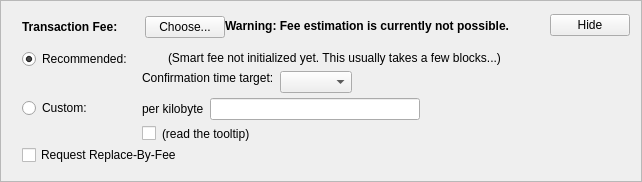
    <widget class="QFrame" name="frameFee">
     <property name="frameShape">
      <enum>QFrame::StyledPanel</enum>
     </property>
     <property name="frameShadow">
      <enum>QFrame::Raised</enum>
     </property>
     <layout class="QVBoxLayout" name="verticalLayout_5">
      <item>
       <layout class="QVBoxLayout" name="verticalLayoutFee2" stretch="0,0,0">
        <property name="spacing">
         <number>0</number>
        </property>
        <property name="leftMargin">
         <number>10</number>
        </property>
        <property name="topMargin">
         <number>0</number>
        </property>
        <item>
         <layout class="QHBoxLayout" name="horizontalLayoutFee1">
          <property name="bottomMargin">
           <number>0</number>
          </property>
          <item>
           <layout class="QVBoxLayout" name="verticalLayoutFee7">
            <property name="spacing">
             <number>0</number>
            </property>
            <item>
             <spacer name="verticalSpacerSmartFee">
              <property name="orientation">
               <enum>Qt::Vertical</enum>
              </property>
              <property name="sizeType">
               <enum>QSizePolicy::Fixed</enum>
              </property>
              <property name="sizeHint" stdset="0">
               <size>
                <width>1</width>
                <height>4</height>
               </size>
              </property>
             </spacer>
            </item>
            <item>
             <layout class="QHBoxLayout" name="horizontalLayoutSmartFee">
              <property name="spacing">
               <number>10</number>
              </property>
              <item>
               <widget class="QLabel" name="labelFeeHeadline">
                <property name="sizePolicy">
                 <sizepolicy hsizetype="Preferred" vsizetype="Maximum">
                  <horstretch>0</horstretch>
                  <verstretch>0</verstretch>
                 </sizepolicy>
                </property>
                <property name="font">
                 <font>
                  <weight>75</weight>
                  <bold>true</bold>
                 </font>
                </property>
                <property name="styleSheet">
                 <string notr="true">font-weight:bold;</string>
                </property>
                <property name="text">
                 <string>Transaction Fee:</string>
                </property>
               </widget>
              </item>
              <item>
               <widget class="QLabel" name="labelFeeMinimized">
                <property name="text">
                 <string/>
                </property>
               </widget>
              </item>
              <item>
               <widget class="QPushButton" name="buttonChooseFee">
                <property name="text">
                 <string>Choose...</string>
                </property>
               </widget>
              </item>
             </layout>
            </item>
            <item>
             <spacer name="verticalSpacer_5">
              <property name="orientation">
               <enum>Qt::Vertical</enum>
              </property>
              <property name="sizeHint" stdset="0">
               <size>
                <width>1</width>
                <height>1</height>
               </size>
              </property>
             </spacer>
            </item>
           </layout>
          </item>
          <item>
           <widget class="QLabel" name="fallbackFeeWarningLabel">
            <property name="font">
             <font>
              <weight>75</weight>
              <bold>true</bold>
             </font>
            </property>
            <property name="toolTip">
             <string>Using the fallbackfee can result in sending a transaction that will take several hours or days (or never) to confirm. Consider choosing your fee manually or wait until you have validated the complete chain.</string>
            </property>
            <property name="text">
             <string>Warning: Fee estimation is currently not possible.</string>
            </property>
            <property name="wordWrap">
             <bool>false</bool>
            </property>
           </widget>
          </item>
          <item>
           <spacer name="horizontalSpacer_5">
            <property name="orientation">
             <enum>Qt::Horizontal</enum>
            </property>
            <property name="sizeType">
             <enum>QSizePolicy::MinimumExpanding</enum>
            </property>
            <property name="sizeHint" stdset="0">
             <size>
              <width>40</width>
              <height>20</height>
             </size>
            </property>
           </spacer>
          </item>
          <item>
           <widget class="QPushButton" name="buttonMinimizeFee">
            <property name="toolTip">
             <string>collapse fee-settings</string>
            </property>
            <property name="text">
             <string>Hide</string>
            </property>
           </widget>
          </item>
         </layout>
        </item>
        <item>
         <widget class="QFrame" name="frameFeeSelection">
          <layout class="QVBoxLayout" name="verticalLayoutFee12">
           <property name="spacing">
            <number>0</number>
           </property>
           <property name="leftMargin">
            <number>0</number>
           </property>
           <property name="topMargin">
            <number>0</number>
           </property>
           <property name="rightMargin">
            <number>0</number>
           </property>
           <property name="bottomMargin">
            <number>0</number>
           </property>
           <item>
            <layout class="QGridLayout" name="gridLayoutFee">
             <property name="topMargin">
              <number>10</number>
             </property>
             <property name="bottomMargin">
              <number>4</number>
             </property>
             <property name="horizontalSpacing">
              <number>10</number>
             </property>
             <property name="verticalSpacing">
              <number>4</number>
             </property>
             <item row="1" column="1">
              <layout class="QVBoxLayout" name="verticalLayoutFee8">
               <property name="spacing">
                <number>6</number>
               </property>
               <item>
                <layout class="QHBoxLayout" name="horizontalLayoutFee13">
                 <item>
                  <widget class="QLabel" name="labelCustomPerKilobyte">
                   <property name="toolTip">
                    <string>If the custom fee is set to 1000 satoshis and the transaction is only 250 bytes, then &quot;per kilobyte&quot; only pays 250 satoshis in fee, while &quot;total at least&quot; pays 1000 satoshis. For transactions bigger than a kilobyte both pay by kilobyte.</string>
                   </property>
                   <property name="text">
                    <string>per kilobyte</string>
                   </property>
                  </widget>
                 </item>
                 <item>
                  <widget class="AstralAmountField" name="customFee"/>
                 </item>
                 <item>
                  <spacer name="horizontalSpacer_6">
                   <property name="orientation">
                    <enum>Qt::Horizontal</enum>
                   </property>
                   <property name="sizeHint" stdset="0">
                    <size>
                     <width>1</width>
                     <height>1</height>
                    </size>
                   </property>
                  </spacer>
                 </item>
                </layout>
               </item>
               <item>
                <layout class="QHBoxLayout" name="horizontalLayoutFee8">
                 <item>
                  <widget class="QCheckBox" name="checkBoxMinimumFee">
                   <property name="toolTip">
                    <string>Paying only the minimum fee is just fine as long as there is less transaction volume than space in the blocks. But be aware that this can end up in a never confirming transaction once there is more demand for astral transactions than the network can process.</string>
                   </property>
                   <property name="text">
                    <string/>
                   </property>
                  </widget>
                 </item>
                 <item>
                  <widget class="QLabel" name="labelMinFeeWarning">
                   <property name="enabled">
                    <bool>true</bool>
                   </property>
                   <property name="toolTip">
                    <string>Paying only the minimum fee is just fine as long as there is less transaction volume than space in the blocks. But be aware that this can end up in a never confirming transaction once there is more demand for astral transactions than the network can process.</string>
                   </property>
                   <property name="text">
                    <string>(read the tooltip)</string>
                   </property>
                   <property name="margin">
                    <number>5</number>
                   </property>
                  </widget>
                 </item>
                 <item>
                  <spacer name="horizontalSpacer_7">
                   <property name="orientation">
                    <enum>Qt::Horizontal</enum>
                   </property>
                   <property name="sizeHint" stdset="0">
                    <size>
                     <width>1</width>
                     <height>1</height>
                    </size>
                   </property>
                  </spacer>
                 </item>
                </layout>
               </item>
              </layout>
             </item>
             <item row="0" column="0">
              <layout class="QVBoxLayout" name="verticalLayoutFee4" stretch="0,1">
               <item>
                <widget class="QRadioButton" name="radioSmartFee">
                 <property name="text">
                  <string>Recommended:</string>
                 </property>
                 <property name="checked">
                  <bool>true</bool>
                 </property>
                 <attribute name="buttonGroup">
                  <string notr="true">groupFee</string>
                 </attribute>
                </widget>
               </item>
               <item>
                <spacer name="verticalSpacer_4">
                 <property name="orientation">
                  <enum>Qt::Vertical</enum>
                 </property>
                 <property name="sizeHint" stdset="0">
                  <size>
                   <width>1</width>
                   <height>1</height>
                  </size>
                 </property>
                </spacer>
               </item>
              </layout>
             </item>
             <item row="1" column="0">
              <layout class="QVBoxLayout" name="verticalLayoutFee9" stretch="0,1">
               <item>
                <widget class="QRadioButton" name="radioCustomFee">
                 <property name="text">
                  <string>Custom:</string>
                 </property>
                 <attribute name="buttonGroup">
                  <string notr="true">groupFee</string>
                 </attribute>
                </widget>
               </item>
               <item>
                <spacer name="verticalSpacer_6">
                 <property name="orientation">
                  <enum>Qt::Vertical</enum>
                 </property>
                 <property name="sizeHint" stdset="0">
                  <size>
                   <width>1</width>
                   <height>1</height>
                  </size>
                 </property>
                </spacer>
               </item>
              </layout>
             </item>
             <item row="0" column="1">
              <layout class="QVBoxLayout" name="verticalLayoutFee3" stretch="0,0,1">
               <property name="spacing">
                <number>6</number>
               </property>
               <property name="topMargin">
                <number>2</number>
               </property>
               <item>
                <layout class="QHBoxLayout" name="horizontalLayoutFee12">
                 <item>
                  <widget class="QLabel" name="labelSmartFee">
                   <property name="text">
                    <string/>
                   </property>
                   <property name="margin">
                    <number>2</number>
                   </property>
                  </widget>
                 </item>
                 <item>
                  <widget class="QLabel" name="labelFeeEstimation">
                   <property name="text">
                    <string/>
                   </property>
                  </widget>
                 </item>
                 <item>
                  <widget class="QLabel" name="labelSmartFee2">
                   <property name="text">
                    <string>(Smart fee not initialized yet. This usually takes a few blocks...)</string>
                   </property>
                   <property name="margin">
                    <number>2</number>
                   </property>
                  </widget>
                 </item>
                 <item>
                  <spacer name="horizontalSpacer_8">
                   <property name="orientation">
                    <enum>Qt::Horizontal</enum>
                   </property>
                   <property name="sizeHint" stdset="0">
                    <size>
                     <width>1</width>
                     <height>1</height>
                    </size>
                   </property>
                  </spacer>
                 </item>
                </layout>
               </item>
               <item>
                <layout class="QHBoxLayout" name="horizontalLayoutFee9">
                 <item>
                  <layout class="QVBoxLayout" name="verticalLayoutFee6">
                   <item>
                    <widget class="QLabel" name="labelSmartFee3">
                     <property name="text">
                      <string>Confirmation time target:</string>
                     </property>
                     <property name="margin">
                      <number>2</number>
                     </property>
                    </widget>
                   </item>
                   <item>
                    <spacer name="verticalSpacer_7">
                     <property name="orientation">
                      <enum>Qt::Vertical</enum>
                     </property>
                     <property name="sizeHint" stdset="0">
                      <size>
                       <width>1</width>
                       <height>1</height>
                      </size>
                     </property>
                    </spacer>
                   </item>
                  </layout>
                 </item>
                 <item>
                  <layout class="QVBoxLayout" name="verticalLayoutFee5">
                   <property name="rightMargin">
                    <number>30</number>
                   </property>
                   <item>
                    <layout class="QHBoxLayout" name="horizontalLayoutConfTarget">
                     <property name="bottomMargin">
                      <number>0</number>
                     </property>
                     <item>
                      <widget class="QComboBox" name="confTargetSelector"/>
                     </item>
                     <item>
                      <spacer name="horizontalSpacerConfTarget">
                       <property name="orientation">
                        <enum>Qt::Horizontal</enum>
                       </property>
                       <property name="sizeHint" stdset="0">
                        <size>
                         <width>40</width>
                         <height>20</height>
                        </size>
                       </property>
                      </spacer>
                     </item>
                    </layout>
                   </item>
                  </layout>
                 </item>
                </layout>
               </item>
               <item>
                <spacer name="verticalSpacer_8">
                 <property name="orientation">
                  <enum>Qt::Vertical</enum>
                 </property>
                 <property name="sizeHint" stdset="0">
                  <size>
                   <width>1</width>
                   <height>1</height>
                  </size>
                 </property>
                </spacer>
               </item>
              </layout>
             </item>
            </layout>
           </item>
           <item>
            <widget class="QCheckBox" name="optInRBF">
             <property name="toolTip">
              <string>Indicates that the sender may wish to replace this transaction with a new one paying higher fees (prior to being confirmed).</string>
             </property>
             <property name="text">
              <string>Request Replace-By-Fee</string>
             </property>
            </widget>
           </item>
          </layout>
         </widget>
        </item>
        <item>
         <spacer name="verticalSpacerFee">
          <property name="orientation">
           <enum>Qt::Vertical</enum>
          </property>
          <property name="sizeType">
           <enum>QSizePolicy::Expanding</enum>
          </property>
          <property name="sizeHint" stdset="0">
           <size>
            <width>40</width>
            <height>5</height>
           </size>
          </property>
         </spacer>
        </item>
       </layout>
      </item>
     </layout>
    </widget>
